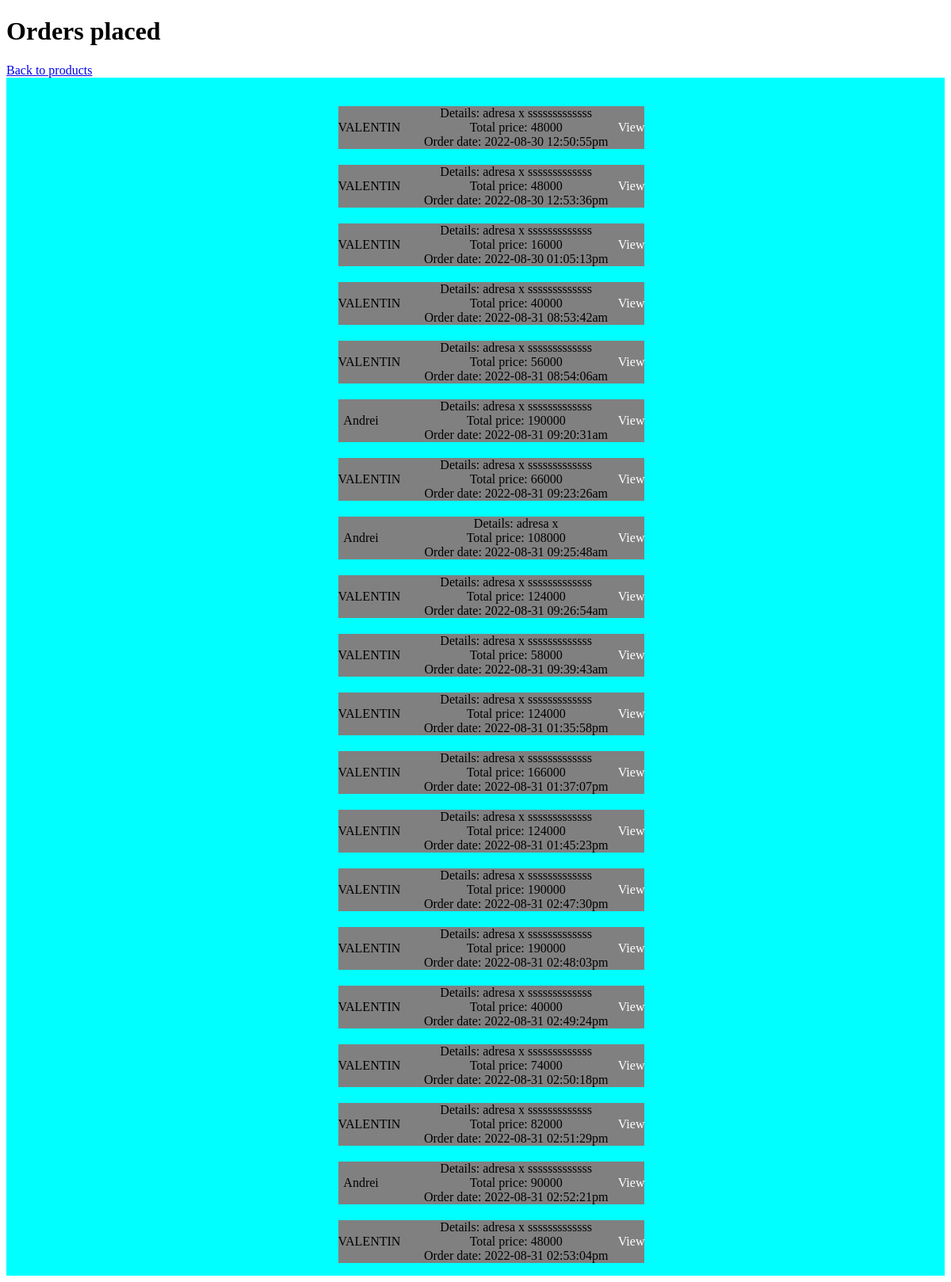
/orders.php (signed in), run on the app's committed database.
### tables this page shows
CREATE TABLE `orders` (
  `id` int(11) NOT NULL,
  `user_name` varchar(100) NOT NULL,
  `details` varchar(100) NOT NULL,
  `comments` varchar(1000) NOT NULL,
  `total` int(11) NOT NULL,
  `order_date` varchar(100) NOT NULL
);

### languages/en.php (called while the page is built)
<?php
$lang = [
    'title' => 'My Shop',
    'product_title' => 'Title',
    'product_description' => 'Description',
    'product_price' => 'Price',
    'cart' => 'Go to cart',
    'index' => 'Go to index',
    'add' => 'ADD',
    'cart_title' => 'My cart',
    'quantity' => 'quantity',
    'remove' => 'Remove',
    'checkout' => 'Checkout',
    'empty_cart' => 'Empty cart',
    'navigate_index' => 'Back to index',
    'product' => 'Products',
    'delete' => 'Delete',
    'edit' => 'Edit',
    'update' => 'Update',
    'add_product' => 'Add new product',
    'product_name' => 'Name of the product',
    'product_image' => 'Image',
    'edit_product' => 'Edit this product',
    'navigate_products' => 'Back to products',
    'order' => 'Orders placed',
    'order_by' => 'Order by',
    'order_details' => 'Details',
    'order_price' => 'Total price',
    'order_date' => 'Order date',
    'view' => 'View',
    'order_id' => 'Order number',
    'order_comments' => 'Comments',
    'order_client' => 'Client',
    'name' => 'Your name',
    'navigate_orders' => 'Back to orders',
    'login' => 'Login',
    'signup' => 'SignUp',
    'image_error' => 'Please upload an image',
    'image_error_type' => 'The file uploades is not an image',
    'username_error' => 'This username is taken',
    'login_error' => 'The password or username are incorrect',
    'details_error' => 'Please insert some details about order',
    'comments_error' => 'Please insert some comments about order',
    'user_error' => 'Please insert a valid name',
    'product_name_error' => 'Please insert a valid name for product',
    'product_details_error' => 'Please insert details about the product',
    'product_price_error' => 'Please insert the price',
];

### common.php (called while the page is built, shortened)
<?php
$lang = detectLanguage();
function detectLanguage()
{
    $lang = substr($_SERVER['HTTP_ACCEPT_LANGUAGE'], 0, 2);
    return $lang;
}
function translate($label)
{
    global $lang;
    return $lang[$label];
}

### orders.php (the view, shortened to what this page needs)
<?php
include 'common.php';
$conn = connectDB();
$stmt = $conn->prepare('SELECT * FROM orders');
$stmt->execute();
$orders = $stmt->fetchAll(PDO::FETCH_ASSOC);
?>
<!DOCTYPE html>
<html lang="en">
<head>
    <link href="style.css" rel="stylesheet">
</head>
<body>
    <h1><?= translate('order') ?></h1>
    <a href="products.php"><?= translate('navigate_products') ?></a>
    <div class="container">
        <ul class="proditems">
            <?php foreach ($orders as $order) : ?>
                <li>
                    <div class="proditem">
                        <div class="prodimage">
                            <?= $order['user_name'] ?>
                        </div>
                        <div class="proddetails">
                            <ul>
                                <li><?= translate('order_details') ?>: <?= $order['details'] ?></li>
                                <li><?= translate('order_price') ?>: <?= $order['total'] ?></li>
                                <li><?= translate('order_date') ?>: <?= $order['order_date'] ?> </li>
                            </ul>
                        </div>
                        <a href="order.php?id=<?= $order['id'] ?>" class="button"><?= translate('view') ?></a>
                    </div>
                </li>
            <?php endforeach; ?>
        </ul>
    </div>
</body>
</html>

### style.css (style rules this page uses)
.proddetails ul { list-style-type:none; }
.proditems { list-style-type: none; }
.proditem { width: 100%; height: 10%; display: flex; background-color:grey; margin-top: 20px; justify-content: center; align-items: center; }
.proddetails { flex-grow: 1; }
.prodimage { width: 15%; height:100%; }
.container { display: flex; justify-content: center; align-items: center; width: 100%; background-color: aqua; flex-direction: column; }
.container ul { text-align: center; }
a.button { color: white; padding-left: 2px; text-align: center; text-decoration: none; display: inline-block; }

### data on the page
orders: user_name "VALENTIN", details "adresa x sssssssssssss", total "48000", order_date "2022-08-30 12:50:55pm"
orders: user_name "VALENTIN", details "adresa x sssssssssssss", total "48000", order_date "2022-08-30 12:53:36pm"
orders: user_name "VALENTIN", details "adresa x sssssssssssss", total "16000", order_date "2022-08-30 01:05:13pm"
orders: user_name "VALENTIN", details "adresa x sssssssssssss", total "40000", order_date "2022-08-31 08:53:42am"
orders: user_name "VALENTIN", details "adresa x sssssssssssss", total "56000", order_date "2022-08-31 08:54:06am"
orders: user_name "Andrei", details "adresa x sssssssssssss", total "190000", order_date "2022-08-31 09:20:31am"
orders: user_name "VALENTIN", details "adresa x sssssssssssss", total "66000", order_date "2022-08-31 09:23:26am"
orders: user_name "Andrei", details "adresa x", total "108000", order_date "2022-08-31 09:25:48am"
orders: user_name "VALENTIN", details "adresa x sssssssssssss", total "124000", order_date "2022-08-31 09:26:54am"
orders: user_name "VALENTIN", details "adresa x sssssssssssss", total "58000", order_date "2022-08-31 09:39:43am"
orders: user_name "VALENTIN", details "adresa x sssssssssssss", total "124000", order_date "2022-08-31 01:35:58pm"
orders: user_name "VALENTIN", details "adresa x sssssssssssss", total "166000", order_date "2022-08-31 01:37:07pm"
orders: user_name "VALENTIN", details "adresa x sssssssssssss", total "124000", order_date "2022-08-31 01:45:23pm"
orders: user_name "VALENTIN", details "adresa x sssssssssssss", total "190000", order_date "2022-08-31 02:47:30pm"
orders: user_name "VALENTIN", details "adresa x sssssssssssss", total "190000", order_date "2022-08-31 02:48:03pm"
orders: user_name "VALENTIN", details "adresa x sssssssssssss", total "40000", order_date "2022-08-31 02:49:24pm"
orders: user_name "VALENTIN", details "adresa x sssssssssssss", total "74000", order_date "2022-08-31 02:50:18pm"
orders: user_name "VALENTIN", details "adresa x sssssssssssss", total "82000", order_date "2022-08-31 02:51:29pm"
orders: user_name "Andrei", details "adresa x sssssssssssss", total "90000", order_date "2022-08-31 02:52:21pm"
orders: user_name "VALENTIN", details "adresa x sssssssssssss", total "48000", order_date "2022-08-31 02:53:04pm"

### other printed values
translate('order') "Orders placed"
translate('navigate_products') "Back to products"
